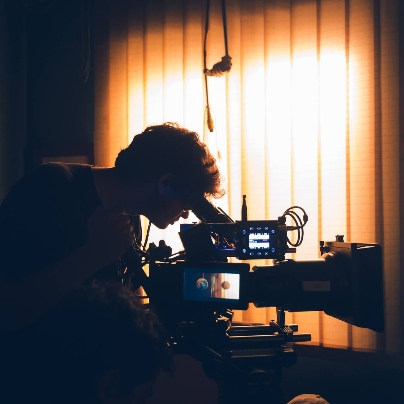
#> input picture media/about_profile_res.jpeg, 404 x 404 px
$ python ResizeThumb.py ../media/about_profile_res.jpeg 100 100
#> lines starting #> are read from the running program, lines starting #| are printed output that depends on the picture
# script arguments
# [1] the file to transform (char)
# [2] the min width (int)
# [3] the min heigth (int)

# modules
from posixpath import splitext
import cv2
import numpy as np
import os
import sys

# read image get the shape
elfile = sys.argv[1]

print("Working in "+ elfile)
splited = os.path.splitext(elfile)

image = cv2.imread(elfile)
#> image is the input picture: shape (404, 404, 3); mean B, G, R 85.3, 87.2, 95.3

im_h,im_w = image.shape[:2]
#> im_h = 404; im_w = 404

# check for min  width and heights
if len(sys.argv) < 3:
    dwidth = int(input("Min Width:"))
else:
    dwidth = int(sys.argv[2])

if len(sys.argv) < 4:
    dheight = int(input("Min Height:"))
else:
    dheight = int(sys.argv[3])

# maximum reduction available
redus = np.flip(np.arange(start=1,stop=4.1,step=.1))

wre = im_w/redus
#> wre = 31 values from 101 to 404
hre = im_h/redus
#> hre = 31 values from 101 to 404

okwidth = np.amin(np.where(wre > dwidth))
#> okwidth = 0
okheight = np.amin(np.where(hre > dheight))
#> okheight = 0

reduction = np.amax(np.array([okwidth,okheight]))
#> reduction = 0
reduction = redus[reduction]
#> reduction = 4

# resize and save
final_w = round(im_w/reduction)
#> final_w = 101
final_h = round(im_h/reduction)
#> final_h = 101

print("Final size: "+str(final_w)+" x "+str(final_h))
#| Final size: 101 x 101

rs_img = cv2.resize(image,(final_w,final_h))
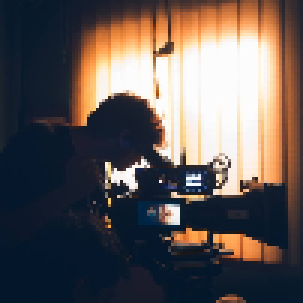
#> rs_img: shape (101, 101, 3) (shown 3 times larger); mean B, G, R 85.6, 87.4, 95.5

cv2.imwrite(splited[0]+"_res"+splited[1],rs_img,[int(cv2.IMWRITE_JPEG_QUALITY), 100])
print("Thumbnail completed !!")


$ run again, on media/contact_res.jpg
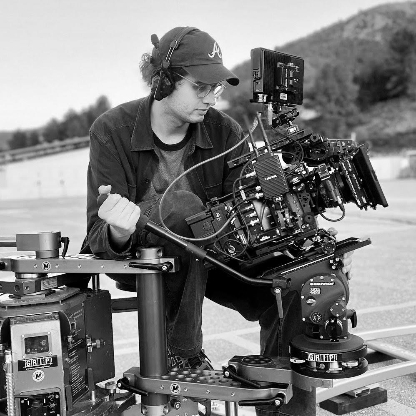
#> input picture media/contact_res.jpg, 416 x 416 px
#> image is the input picture: shape (416, 416, 3); min 0, max 255, mean 123.8
#| Final size: 104 x 104
#> `rs_img = cv2.resize(image,(final_w,final_h))`:
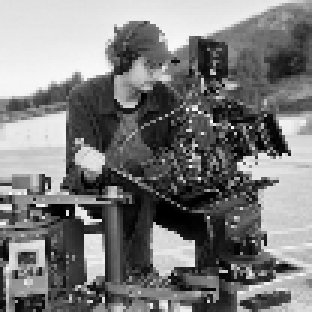
#> rs_img: shape (104, 104, 3) (shown 3 times larger); min 0, max 253, mean 123.8
